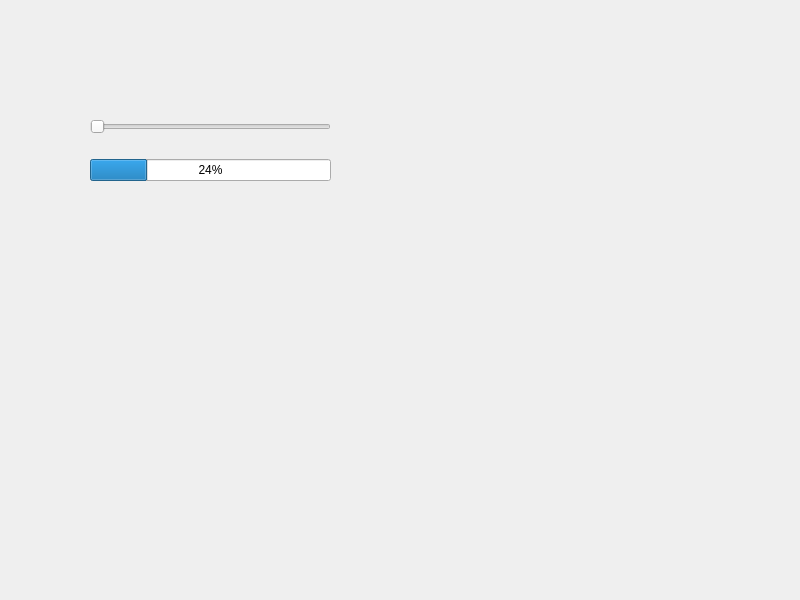
<?xml version="1.0" encoding="UTF-8"?>
<ui version="4.0">
 <class>Dialog</class>
 <widget class="QDialog" name="Dialog">
  <property name="geometry">
   <rect>
    <x>0</x>
    <y>0</y>
    <width>800</width>
    <height>600</height>
   </rect>
  </property>
  <property name="windowTitle">
   <string>Dialog</string>
  </property>
  <widget class="QWidget" name="layoutWidget">
   <property name="geometry">
    <rect>
     <x>90</x>
     <y>100</y>
     <width>241</width>
     <height>101</height>
    </rect>
   </property>
   <layout class="QVBoxLayout" name="verticalLayout">
    <item>
     <widget class="QSlider" name="horizontalSlider">
      <property name="orientation">
       <enum>Qt::Horizontal</enum>
      </property>
     </widget>
    </item>
    <item>
     <widget class="QProgressBar" name="progressBar">
      <property name="value">
       <number>24</number>
      </property>
     </widget>
    </item>
   </layout>
  </widget>
 </widget>
 <resources/>
 <connections/>
</ui>
